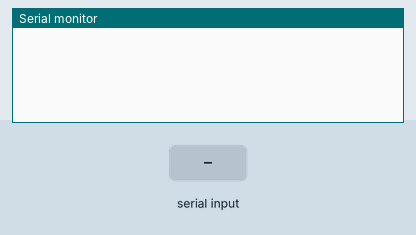
Simulated run of this sketch. Board: ESP8266 (NodeMCU). Shown: the last lines printed to the serial monitor. The test bench sets the inputs (shaded band).

Above: at 1.2 s.
1.3 s: "port=\n" received over Serial
At 1.7 s:
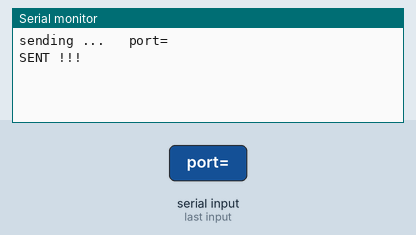
2.8 s: "ip=\n" received over Serial
At 4.0 s:
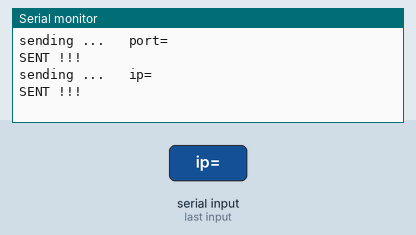
4.3 s: "90,45\n" received over Serial
At 5.2 s:
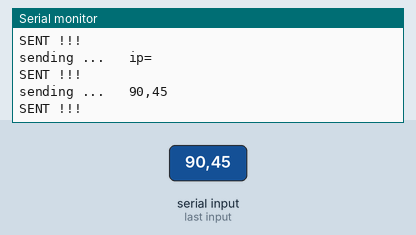
5.8 s: "5\n" received over Serial
At 6.2 s:
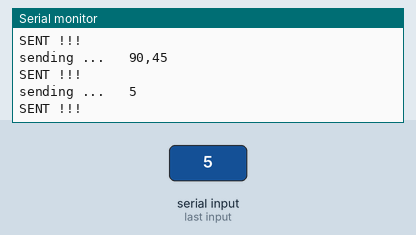
7.3 s: "ip=90.45.200.10\n" received over Serial
At 7.8 s:
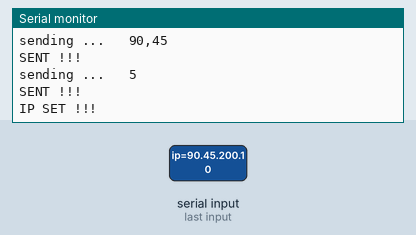

The sketch:

udp_packet_sender_using_serial.ino
```cpp
#include <ESP8266WiFi.h>
#include <WiFiUdp.h>

int i;
String m="";

IPAddress arr(192,168,2,1);
IPAddress subnet(255,255,255,0);

IPAddress broadcast(192,168,2,255);
int dport=4999;

WiFiUDP Udp;

void setup()
{
  Serial.begin(115200);
  WiFi.mode(WIFI_AP);
  WiFi.softAPConfig(arr,arr,subnet);
  i=WiFi.softAP("K","123456789");
  Udp.begin(4210);
}

void loop()
{
  m=readSerial();
  if(m!=""&&m.length()>=7&&m.indexOf("port=")!=-1)
  {
    dport=(m.substring(5)).toInt();
    if(dport>=0)
    {
      Serial.println("PORT SET SUCCESSFULLY !!!");
    }
    else
    {
      Serial.println("PORT SET TO 4999 !!!");
      dport=4999;
    }
  }
  else if(m!=""&&m.length()>=11&&m.indexOf("ip=")!=-1)
  {
    uint8_t i1,i2,i3,i4;
    sscanf(m.c_str(),"ip=%u.%u.%u.%u",&i1,&i2,&i3,&i4);
    if(range(i1)&&range(i2)&&range(i3)&&range(i4))
    {
      broadcast=IPAddress(i1,i2,i3,i4);
      Serial.println("IP SET !!!");
    }
    else
    {
      broadcast=IPAddress(192,168,2,255);
      Serial.println("IP SET TO DEFAULT !!!");
    }
  }
  else if(m!="")
  {
    Serial.println("sending ...   "+m);
    sendMsg(m);
    Serial.println("SENT !!!");
  }
}

boolean range(uint8_t a)
{
  return a>=0&&a<256;
}

void sendMsg(String a)
{
  int l=a.length();
  char arr[l+1];
  Udp.beginPacket(broadcast,dport);
  for(i=0;i<l;i++)
  {
    arr[i]=a.charAt(i);
  }
  arr[l]='\0';
  Udp.write(arr);
  Udp.endPacket();
}

String readSerial()
{
  String m="";
  char c='\0';
  while(Serial.available()>0)
  {
    delay(1);
    c=Serial.read();
    if(c=='\n'||c=='\r')
    {
      continue;
    }
    m+=c;
  }
  return m;
}
```

Measured:
- after the input at 1.3 s, the serial monitor: prints a new line at once (image 1)
- after the input at 2.8 s, the serial monitor: prints a new line at once (image 2)
- after the input at 4.3 s, the serial monitor: prints a new line at once (image 3)
- after the input at 5.8 s, the serial monitor: prints a new line at once (image 4)
- after the input at 7.3 s, the serial monitor: prints a new line at once (image 5)
